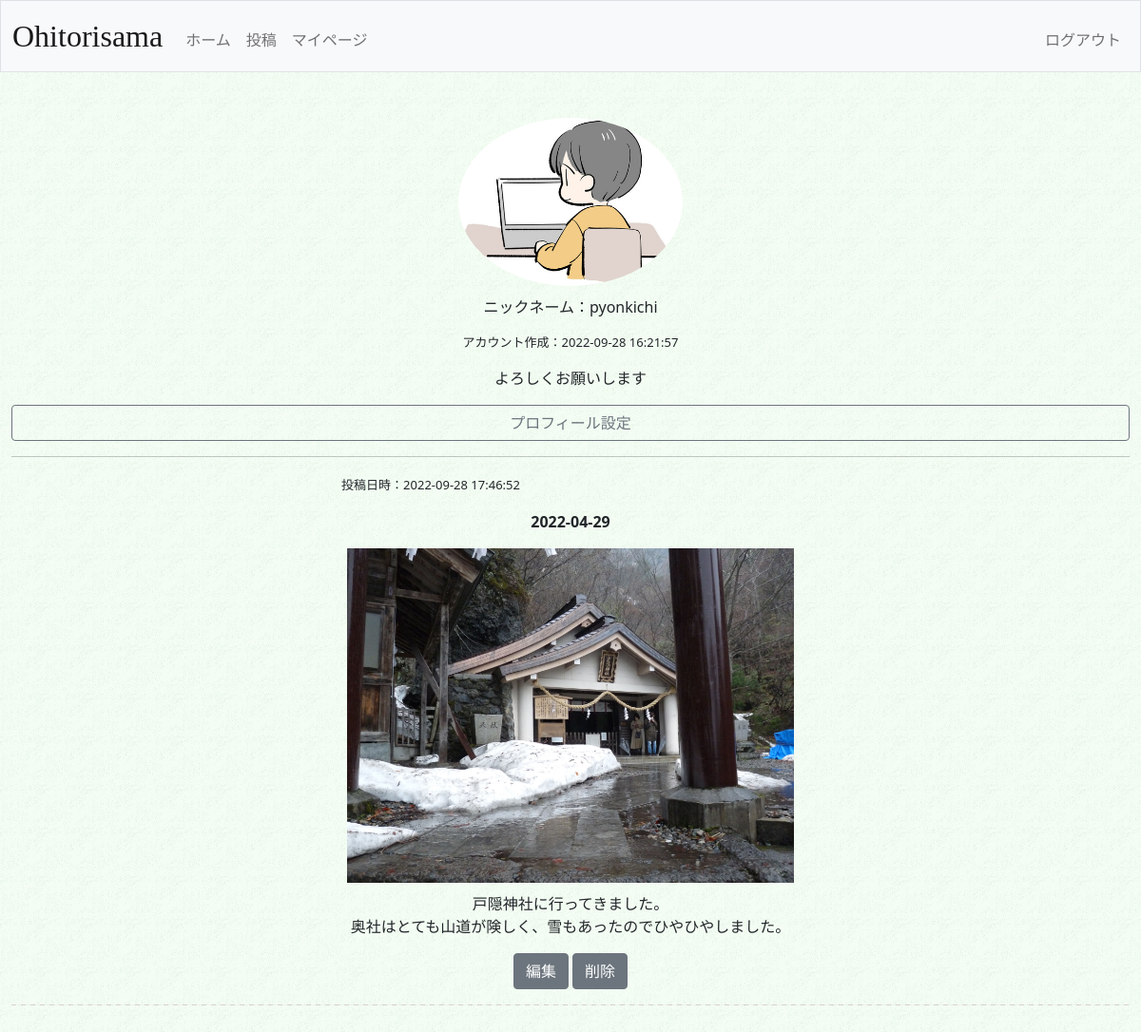
The app's page /mypage (signed in), older data.
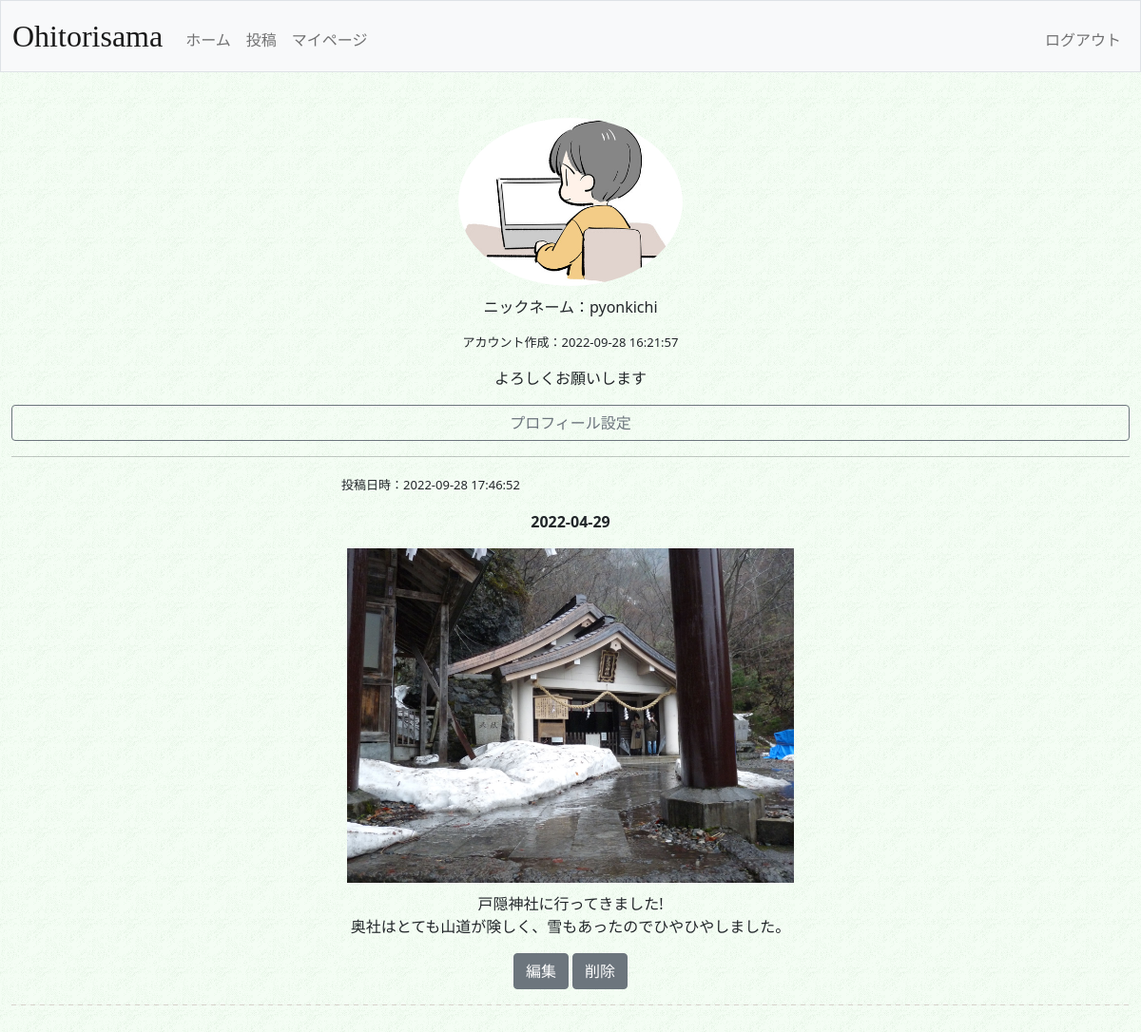
The same page, newer data.
### tables this page shows
CREATE TABLE 'users'(
'id' INTEGER PRIMARY KEY DEFAULT 0,
'username' TEXT NOT NULL,
'hash' TEXT NOT NULL,
'display_name' TEXT DEFAULT 'unknown',
'icon' TEXT,
'comment' TEXT DEFAULT 'よろしくお願いします',
'created_at' TIMESTAMP DEFAULT(datetime('now','localtime'))
);

CREATE TABLE 'posts'(
'id' INTEGER PRIMARY KEY AUTOINCREMENT NOT NULL,
'userid' INTEGER NOT NULL,
'go_on' TEXT,
'post_text' TEXT NOT NULL,
'photo_path' TEXT,
'posted_at' TIMESTAMP DEFAULT(datetime('now','localtime')),
'like' INTEGER DEFAULT 0, cate INTEGER NOT NULL DEFAULT 0);

### app.py (the view)
@app.route("/mypage", methods=["GET", "POST"])
def mypage():
    if request.method == "POST":
        action = request.form.get('action')
        postid = request.form.get("postid")
        if action == "rewrite":
            con = sqlite3.connect('./ohitori.db')
            db = con.cursor()
            posts = db.execute("SELECT * FROM posts WHERE id = ?",(postid,)).fetchall()
            con.close()
            return render_template("repost.html",posts=posts)
        elif action == "del":
            con = sqlite3.connect('./ohitori.db')
            db = con.cursor()
            db.execute("DELETE FROM posts WHERE id = ?",(postid,))
            con.commit()
            con.close()
            return redirect("/mypage")
        else:
            return redirect("/mypage")
    else:
        userid = session["user_id"]
        con = sqlite3.connect('./ohitori.db')
        db = con.cursor()
        users = db.execute("SELECT display_name,icon,comment,created_at FROM users WHERE id = ?", (userid,)).fetchall()
        posts = db.execute("SELECT * FROM posts WHERE userid = ? ORDER BY posted_at DESC", (userid,)).fetchall()
        con.close()
        return render_template("mypage.html",posts=posts,users=users)

### app.py (called while the page is built)
@app.after_request
def after_request(response):
    response.headers["Cache-Control"] = "no-cache, no-store, must-revalidate"
    response.headers["Expires"] = 0
    response.headers["Pragma"] = "no-cache"
    return response

### templates/mypage.html (shortened to what this page needs)
{% extends "layout.html" %}
{% block main %}
    {% for user in users %}
        {% if user[1] != None %}
            <img src="./upload/iconimg/{{ user[1] }}" width="20%" class="icon">
        {% else %}
            <img src="./upload/iconimg/icon-default.png" width="20%" class="icon">
        {% endif %}
        <p>ニックネーム：{{ user[0] }}</p>
        <p class="createtime">アカウント作成：{{ user[3] }}</p>
        <p>{{ user[2] }}</p>
        <a class="btn btn-outline-secondary" href="/set" role="button" style="display:block">プロフィール設定</a>
        <hr>
    {% endfor %}
    {% for post in posts %}
        <div class="info">
            <p class="posttime">投稿日時：{{ post[5] }}</p>
        </div>
            {% if post[2] != None %}
                <p class="goon">{{ post[2] }}</p>
            {% endif %}
            {% if post[4] != None %}
                <img src="../upload/postimg/{{ post[4] }}" width="40%" style="margin-bottom: 10px;">
            {% endif %}
            <p>{{ post[3] }}</p>
        <div>
            <form action="/mypage" method="post" enctype="multipart/form-data">
                <button class="btn btn-secondary" value="rewrite" type="submit" name="action">編集</button>
                <button class="btn btn-secondary" value="delete" type="submit" name="action">削除</button>
            </form>
        </div>
        <hr class="dash">
    {% endfor %}
{% endblock %}

### templates/layout.html (shortened to what this page needs)
<!DOCTYPE html>
<html lang="en">
    <head prefix="og: http://ogp.me/ns# fb: http://ogp.me/ns/fb# article: http://ogp.me/ns/article#">
        <link href="https://cdn.jsdelivr.net/npm/bootstrap@5.1.3/dist/css/bootstrap.min.css" rel="stylesheet">
        <link href="/upload/styles.css" rel="stylesheet">
    </head>
    <body>
        <nav class="bg-light border navbar navbar-expand-md navbar-light">
            <div class="container-fluid">
                <a class="navbar-brand title century" href="/">Ohitorisama</a>
                <div class="collapse navbar-collapse" id="navbar">
                    {% if session["user_id"] %}
                        <ul class="navbar-nav me-auto mt-2">
                            <li class="nav-item"><a class="nav-link" href="/home">ホーム</a></li>
                            <li class="nav-item"><a class="nav-link" href="/post">投稿</a></li>
                            <li class="nav-item"><a class="nav-link" href="/mypage">マイページ</a></li>
                        </ul>
                        <ul class="navbar-nav ms-auto mt-2">
                            <li class="nav-item"><a class="nav-link" href="/logout">ログアウト</a></li>
                        </ul>
                    {% endif %}
                </div>
            </div>
        </nav>
        <main class="container-fluid py-5 text-center">
            {% block main %}
            {% endblock %}
        </main>
    </body>
</html>

### upload/styles.css (style rules this page uses)
body { background: url("./background.gif") }
p { white-space: pre-wrap; }
.century { font-family: Century; }
.title { font-size: xxx-large; }
nav .navbar-brand { font-size: xx-large; }
.icon { width: 20%; height: 20%; border-radius: 50%; background-position: center center; margin-bottom: 10px; }
.createtime { font-size: small; }
.dash { height: 3px; border-width: 0; background-color: #f3ecec; background-image: -webkit-linear-gradient(right, #ddd6d6 5px,#855454 5px); background-image: linear-gradient(-90deg, #ddd6d6 5px,#855454 5px); background-size: 10px 10px; }
.info { display: inline-flex; width: 50%; }
.posttime { font-size: small; width: 50%; }
.goon { font-weight: bold; }

Row changes from the older to the newer data that the page shows:
changed posts: post_text "戸隠神社に行ってきました。 奥社はとても山道が険しく、雪もあったのでひやひやしました。" → "戸隠神社に行ってきました! 奥社はとても山道が険しく、雪もあったのでひやひやしました。"
